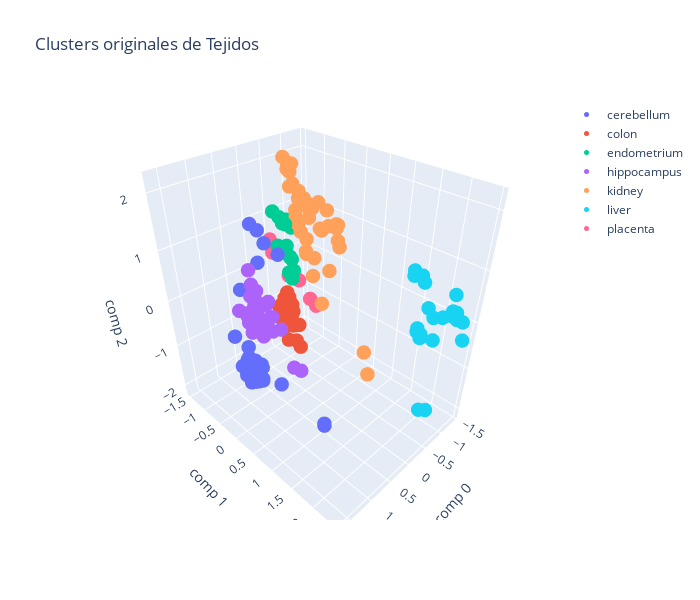

This figure's notebook cell:
### Code cell
plot_3d(data_reduced, targets, 'Clusters originales de Tejidos')
